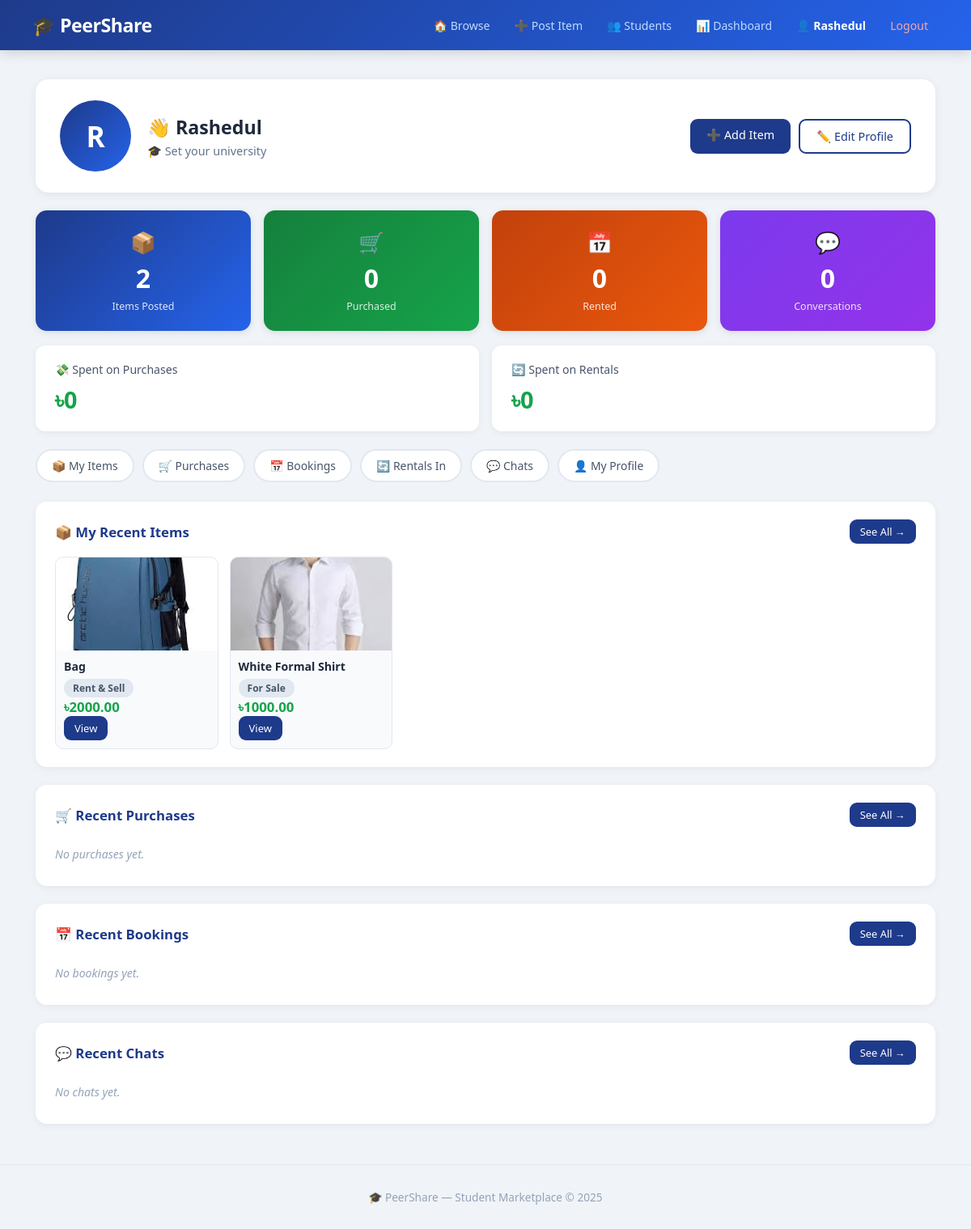
Before: /dashboard/ (signed in) with the older database file.
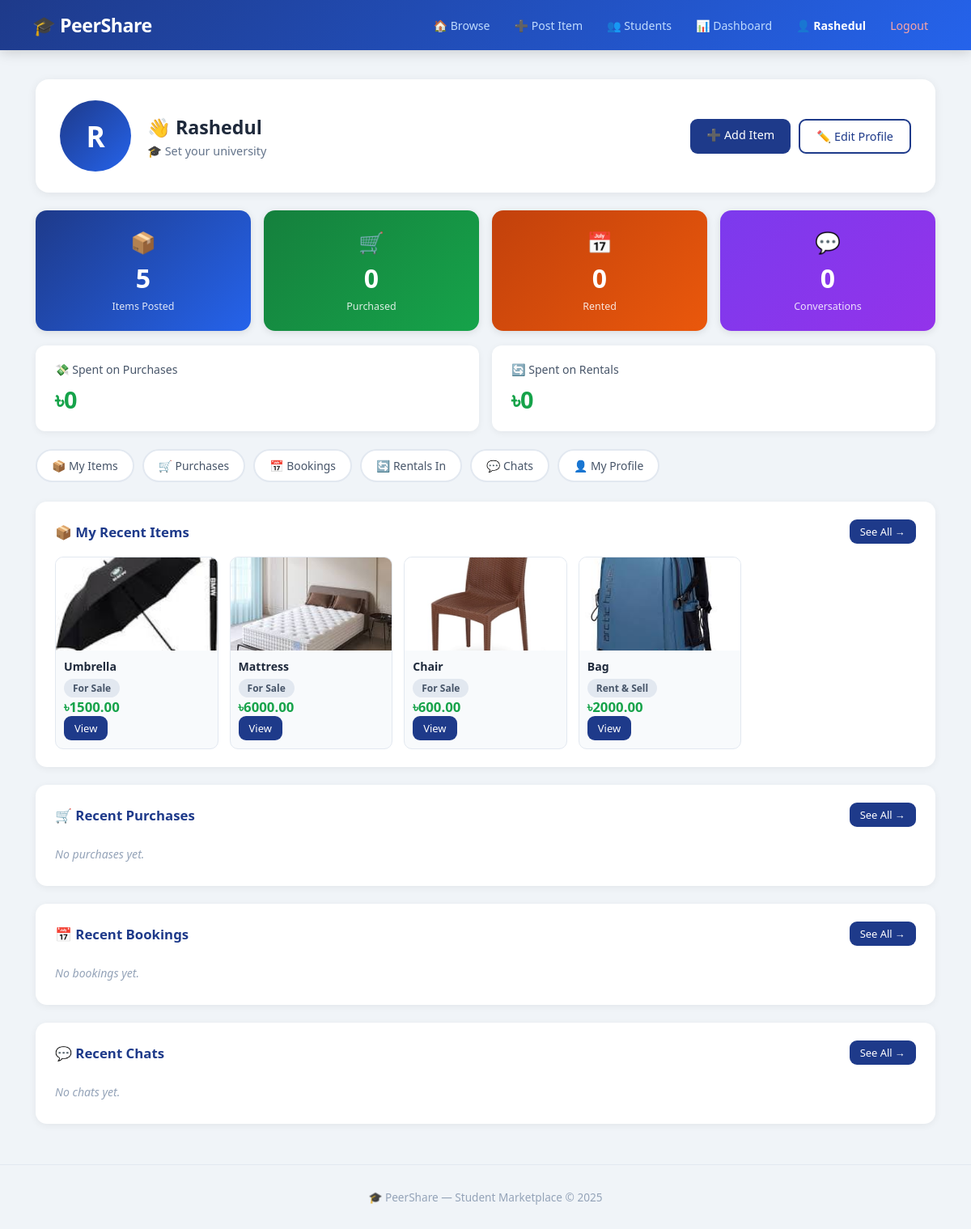
After: the same page with the newer database file.
### marketplace/models.py (models this page shows, shortened)
class Item(models.Model):
    CATEGORY_CHOICES = [
        ('rent', 'For Rent'),
        ('sell', 'For Sale'),
        ('both', 'Rent & Sell'),
    ]
    owner = models.ForeignKey(
                     settings.AUTH_USER_MODEL,
                     on_delete=models.CASCADE,
                     related_name='items'
                   )
    title = models.CharField(max_length=200)
    description  = models.TextField()
    price  = models.DecimalField(
                     max_digits=10, decimal_places=2
                   )
    category = models.CharField(
                     max_length=10, choices=CATEGORY_CHOICES
                   )
    image = models.ImageField(
                     upload_to='items/',
                     null=True, blank=True
                   )
    is_available = models.BooleanField(default=True)
    created_at   = models.DateTimeField(auto_now_add=True)

### dashboard/views.py (the view)
# urls.py: path('',views.dashboard_home,name='dashboard'),
@login_required
def dashboard_home(request):
    profile = request.user.profile
    my_items = Item.objects.filter(
        owner=request.user
    ).order_by('-created_at')
    purchases = Purchase.objects.filter(
        buyer=request.user
    ).order_by('-purchased_at')
    bookings = Booking.objects.filter(
        renter=request.user
    ).order_by('-booked_at')
    reviews = Review.objects.filter(
        user=request.user
    ).order_by('-created_at')
    sent = ChatMessage.objects.filter(
        sender=request.user
    ).values_list('receiver', flat=True)
    received = ChatMessage.objects.filter(
        receiver=request.user
    ).values_list('sender', flat=True)
    chat_users = User.objects.filter(
        id__in=set(list(sent) + list(received))
    )
    total_spent = sum(p.price_paid for p in purchases)
    total_rent = sum(b.total_price for b in bookings)
    return render(request, 'dashboard/home.html', {
        'profile': profile,
        'my_items': my_items,
        'purchases': purchases,
        'bookings': bookings,
        'reviews': reviews,
        'chat_users': chat_users,
        'total_spent': total_spent,
        'total_rent': total_rent,
    })

### templates/dashboard/home.html (shortened to what the changed rows need)
{% extends 'base.html' %}
{% block content %}
<div class="db-topbar">
  <div class="db-user-info">
    <div>
      <h2>👋 {{ request.user.username }}</h2>
    </div>
  </div>
</div>
<div class="stats-grid">
  <div class="stat-card stat-blue">
    <span class="s-icon">📦</span>
    <span class="s-num">{{ my_items.count }}</span>
    <span class="s-lbl">Items Posted</span>
  </div>
</div>
<div class="db-section">
  {% if my_items %}
  <div class="mini-grid">
    {% for item in my_items|slice:":4" %}
    <div class="mini-card">
      {% if item.image %}
        <img src="{{ item.image.url }}" alt="{{ item.title }}">
      {% else %}
        <div class="mini-no-img">📦</div>
      {% endif %}
      <div class="mini-body">
        <strong>{{ item.title }}</strong>
        <span class="badge">{{ item.get_category_display }}</span>
        <p class="price">৳{{ item.price }}</p>
        <a href="/item/{{ item.pk }}/" class="btn small">View</a>
      </div>
    </div>
    {% endfor %}
  </div>
  {% else %}
    <p class="empty-msg">
      No items yet.
      <a href="/add/">Post your first item →</a>
    </p>
  {% endif %}
</div>
{% endblock %}

Changed rows visible on the page:
no longer on this page (row unchanged): Item: image (picture), title "White Formal Shirt", category "For Sale", price "1000.00"
added Item: image (picture), title "Umbrella", category "For Sale", price "1500.00"
added Item: image (picture), title "Mattress", category "For Sale", price "6000.00"
added Item: image (picture), title "Chair", category "For Sale", price "600.00"
Other visible differences:
{{ my_items.count }}: "2" → "5"
